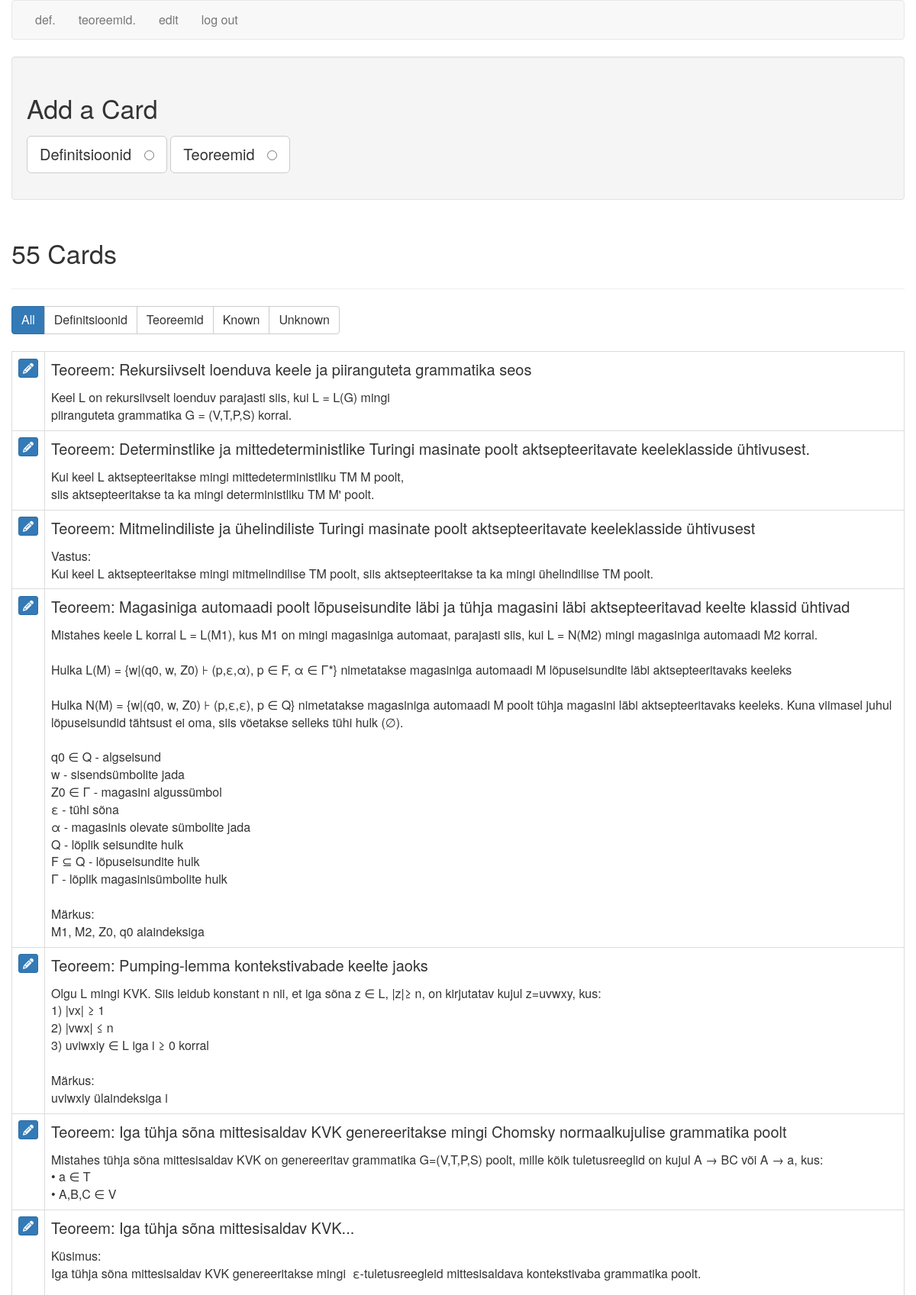
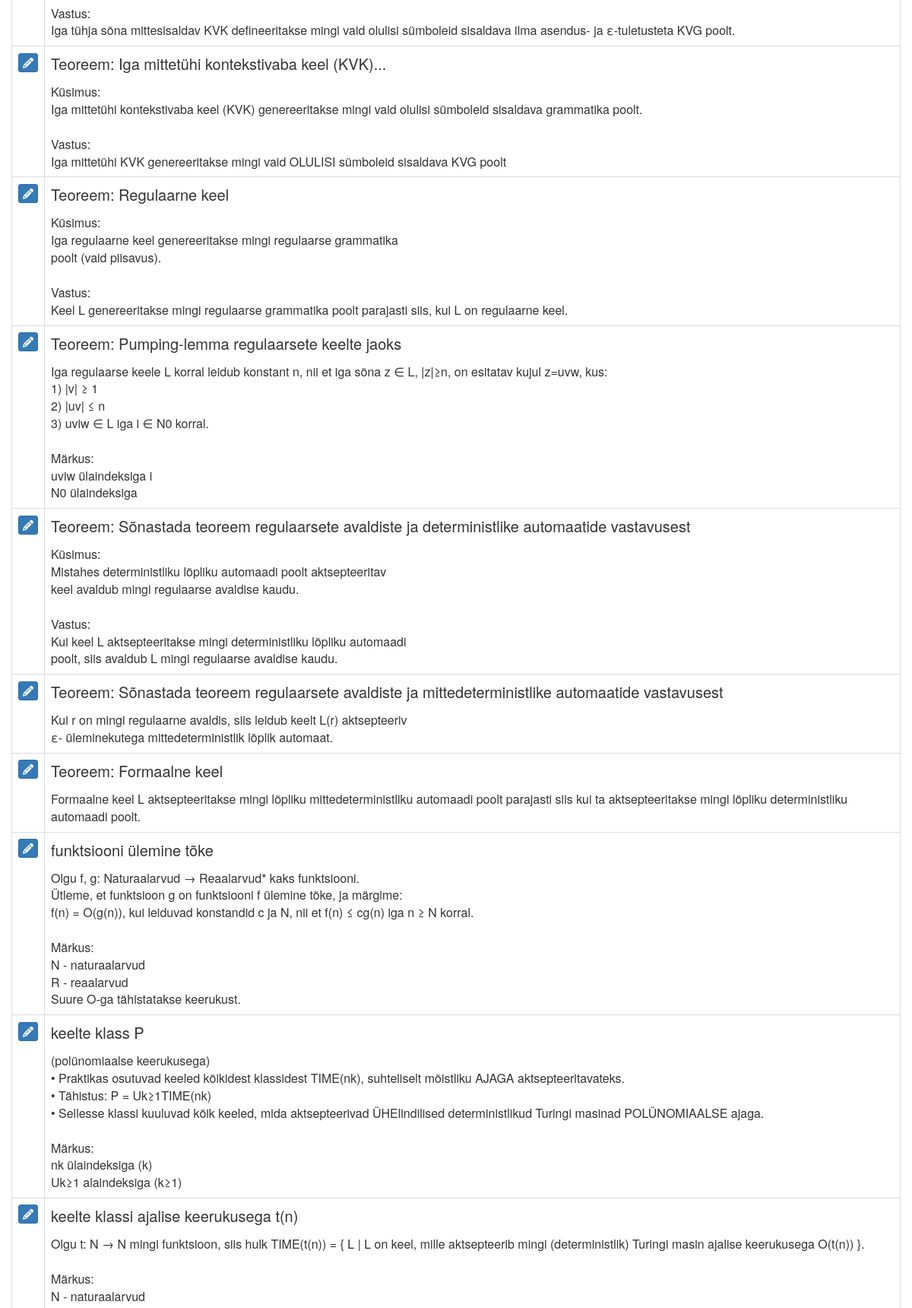
The app's page /cards (signed in, upper part) with its own data (2 pictures, top to bottom).
### tables this page shows
CREATE TABLE cards (
  id integer primary key autoincrement,
  type tinyint not null, /* 1 for vocab, 2 for code */
  front text not null,
  back text not null,
  known boolean default 0
);

### flash_cards.py (the view)
@app.route('/cards')
def cards():
    if not session.get('logged_in'):
        return redirect(url_for('login'))
    db = get_db()
    query = '''
        SELECT id, type, front, back, known
        FROM cards
        ORDER BY id DESC
    '''
    cur = db.execute(query)
    cards = cur.fetchall()
    return render_template('cards.html', cards=cards, filter_name="all")

### flash_cards.py (called while the page is built)
def connect_db():
    rv = sqlite3.connect(app.config['DATABASE'])
    rv.row_factory = sqlite3.Row
    return rv

def get_db():
    if not hasattr(g, 'sqlite_db'):
        g.sqlite_db = connect_db()
    return g.sqlite_db

### templates/cards.html (shortened to what this page needs)
{% extends "layout.html" %}
{% block body %}
    <div class="well editPanel">
        <h2>Add a Card</h2>
        <form action="{{ url_for('add_card') }}" method="post" class="cardForm">
            <div class="form-group">
                <label for="general" class="toggleButton btn btn-default btn-lg">Definitsioonid &nbsp;
                    <input type="radio" name="type" value="1" id="general"/>
                </label>
                <label for="code" class="toggleButton btn btn-default btn-lg">Teoreemid &nbsp;
                    <input type="radio" name="type" value="2" id="code"/>
                </label>
            </div>
        </form>
    </div>
    <div class="page-header">
        <h2>{{ cards|length }} Card{{ '' if (cards|length == 1) else 's' }}</h2>
    </div>
    <div class="btn-group btn-group-md" role="group" aria-label="filters">
        <a href="{{ url_for('filter_cards', filter_name="all") }}"
           class="btn btn-{{ "primary" if filter_name == "all" else "default" }}">All</a>
        <a href="{{ url_for('filter_cards', filter_name="general") }}"
           class="btn btn-{{ "primary" if filter_name == "general" else "default" }}">Definitsioonid</a>
        <a href="{{ url_for('filter_cards', filter_name="code") }}"
           class="btn btn-{{ "primary" if filter_name == "code" else "default" }}">Teoreemid</a>
        <a href="{{ url_for('filter_cards', filter_name="known") }}"
           class="btn btn-{{ "primary" if filter_name == "known" else "default" }}">Known</a>
        <a href="{{ url_for('filter_cards', filter_name="unknown") }}"
           class="btn btn-{{ "primary" if filter_name == "unknown" else "default" }}">Unknown</a>
    </div>
    <br/>
    <br/>
    <table class="table table-bordered">
        {% for card in cards %}
            <tr>
                <td>
                    <a href="{{ url_for('edit', card_id=card.id) }}" class="btn btn-xs btn-primary"><i
                            class="fa fa-pencil" aria-hidden="true"></i></a>
                </td>
                <td class="cardContent">
                    <h4>
                        {% if card.type == 1 %}
                            {{ card.front }}
                        {% else %}
                            Teoreem:&nbsp;{{ card.front }}
                        {% endif %}
                    </h4>
                    {{ card.back|replace("\n", "<br />")|safe }}
                </td>
            </tr>
        {% else %}
            <tr>
                <td>
                    <em>No cards to show.</em>
                </td>
            </tr>
        {% endfor %}
    </table>
{% endblock %}

### static/style.css (style rules this page uses)
.cardContent h4 { margin-top: 0; }

### records on screen
cards: front "Rekursiivselt loenduva keele ja piiranguteta grammatika seos", back "Keel L on rekursiivselt loenduv parajasti siis, kui L = L(G) mingi piiranguteta grammatika G = (V,T,P,S) korral."
cards: front "Determinstlike ja mittedeterministlike Turingi masinate poolt aktsepteeritavate keeleklasside ühtivusest.", back "Kui keel L aktsepteeritakse mingi mittedeterministliku TM M poolt, siis aktsepteeritakse ta ka mingi deterministliku TM M' poolt."
cards: front "Mitmelindiliste ja ühelindiliste Turingi masinate poolt aktsepteeritavate keeleklasside ühtivusest", back "Vastus: Kui keel L aktsepteeritakse mingi mitmelindilise TM poolt, siis aktsepteeritakse ta ka mingi ühelindilise TM poolt."
cards: front "Magasiniga automaadi poolt lõpuseisundite läbi ja tühja magasini läbi aktsepteeritavad keelte klassid ühtivad", back "Mistahes keele L korral L = L(M1), kus M1 on mingi magasiniga automaat, parajasti siis, kui L = N(M2) mingi magasiniga automaadi M2 korral. Hulka L(M) = {w|(q0, w, Z0) ⊦ (p,ε,α), p ∈ F, α ∈ Γ*} nimetatakse magasiniga automaadi M lõpuseisundite läbi aktsepteeritavaks keeleks Hulka N(M) = {w|(q0, w, Z0) ⊦ (p,ε,ε), p ∈ Q} nimetatakse magasiniga automaadi M poolt tühja magasini läbi aktsepteeritavaks keeleks. Kuna viimasel juhul lõpuseisundid tähtsust ei oma, siis võetakse selleks tühi hulk (∅). q0 ∈ Q - algseisund w - sisendsümbolite jada Z0 ∈ Γ - magasini algussümbol ε - tühi sõna α - magasinis olevate sümbolite jada Q - lõplik seisundite hulk F ⊆ Q - lõpuseisundite hulk Γ - lõplik…"
cards: front "Pumping-lemma kontekstivabade keelte jaoks", back "Olgu L mingi KVK. Siis leidub konstant n nii, et iga sõna z ∈ L, |z|≥ n, on kirjutatav kujul z=uvwxy, kus: 1) |vx| ≥ 1 2) |vwx| ≤ n 3) uviwxiy ∈ L iga i ≥ 0 korral Märkus: uviwxiy ülaindeksiga i"
cards: front "Iga tühja sõna mittesisaldav KVK genereeritakse mingi Chomsky normaalkujulise grammatika poolt", back "Mistahes tühja sõna mittesisaldav KVK on genereeritav grammatika G=(V,T,P,S) poolt, mille kõik tuletusreeglid on kujul A → BC või A → a, kus: • a ∈ T • A,B,C ∈ V"
cards: front "Iga tühja sõna mittesisaldav KVK...", back "Küsimus: Iga tühja sõna mittesisaldav KVK genereeritakse mingi \u000fε-tuletusreegleid mittesisaldava kontekstivaba grammatika poolt. Vastus: Iga tühja sõna mittesisaldav KVK defineeritakse mingi vaid olulisi sümboleid sisaldava ilma asendus- ja ε-tuletusteta KVG poolt."
cards: front "Iga mittetühi kontekstivaba keel (KVK)...", back "Küsimus: Iga mittetühi kontekstivaba keel (KVK) genereeritakse mingi vaid olulisi sümboleid sisaldava grammatika poolt. Vastus: Iga mittetühi KVK genereeritakse mingi vaid OLULISI sümboleid sisaldava KVG poolt"
cards: front "Regulaarne keel", back "Küsimus: Iga regulaarne keel genereeritakse mingi regulaarse grammatika poolt (vaid piisavus). Vastus: Keel L genereeritakse mingi regulaarse grammatika poolt parajasti siis, kui L on regulaarne keel."
cards: front "Pumping-lemma regulaarsete keelte jaoks", back "Iga regulaarse keele L korral leidub konstant n, nii et iga sõna z ∈ L, |z|≥n, on esitatav kujul z=uvw, kus: 1) |v| ≥ 1 2) |uv| ≤ n 3) uviw ∈ L iga i ∈ N0 korral. Märkus: uviw ülaindeksiga i N0 ülaindeksiga"
cards: front "Sõnastada teoreem regulaarsete avaldiste ja deterministlike automaatide vastavusest", back "Küsimus: Mistahes deterministliku lõpliku automaadi poolt aktsepteeritav keel avaldub mingi regulaarse avaldise kaudu. Vastus: Kui keel L aktsepteeritakse mingi deterministliku lõpliku automaadi poolt, siis avaldub L mingi regulaarse avaldise kaudu."
cards: front "Sõnastada teoreem regulaarsete avaldiste ja mittedeterministlike automaatide vastavusest", back "Kui r on mingi regulaarne avaldis, siis leidub keelt L(r) aktsepteeriv ε-\u000füleminekutega mittedeterministlik lõplik automaat."
cards: front "Formaalne keel", back "Formaalne keel L aktsepteeritakse mingi lõpliku mittedeterministliku automaadi poolt parajasti siis kui ta aktsepteeritakse mingi lõpliku deterministliku automaadi poolt."
cards: front "funktsiooni ülemine tõke", back "Olgu f, g: Naturaalarvud → Reaalarvud* kaks funktsiooni. Ütleme, et funktsioon g on funktsiooni f ülemine tõke, ja märgime: f(n) = O(g(n)), kui leiduvad konstandid c ja N, nii et f(n) ≤ cg(n) iga n ≥ N korral. Märkus: N - naturaalarvud R - reaalarvud Suure O-ga tähistatakse keerukust."
cards: front "keelte klass P", back "(polünomiaalse keerukusega) • Praktikas osutuvad keeled kõikidest klassidest TIME(nk), suhteliselt mõistliku AJAGA aktsepteeritavateks. • Tähistus: P = Uk≥1TIME(nk) • Sellesse klassi kuuluvad kõik keeled, mida aktsepteerivad ÜHElindilised deterministlikud Turingi masinad POLÜNOMIAALSE ajaga. Märkus: nk ülaindeksiga (k) Uk≥1 alaindeksiga (k≥1)"
cards: front "keelte klassi ajalise keerukusega t(n)", back "Olgu t: N → N mingi funktsioon, siis hulk TIME(t(n)) = { L | L on keel, mille aktsepteerib mingi (deterministlik) Turingi masin ajalise keerukusega O(t(n)) }. Märkus: N - naturaalarvud"

### other values on screen
{{ cards|length }} "55"
{{ '' if (cards|length == 1) else 's' }} "s"
